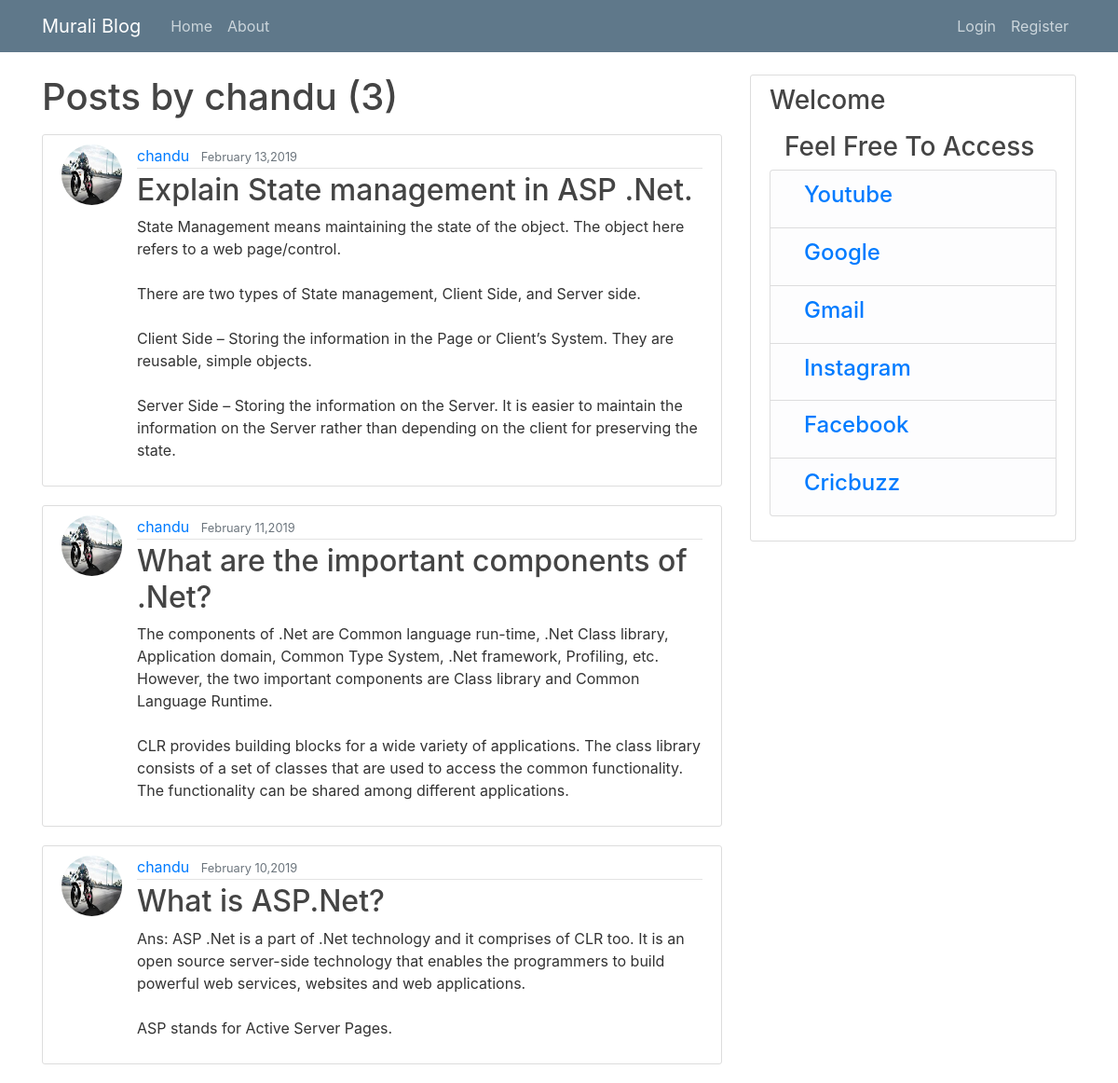
Page /user/chandu on the committed database.
### blog/models.py (models this page shows, shortened)
class Post(models.Model):
    title = models.CharField(max_length=64)
    content = models.TextField()
    date_posted = models.DateTimeField(default=timezone.now)
    auther=models.ForeignKey(User,on_delete=models.CASCADE)

### users/models.py (models this page shows, shortened)
class Profile(models.Model):
    user =models.OneToOneField(User,on_delete=models.CASCADE)
    image = models.ImageField(default='default.jpg',upload_to='profile_pics')

### blog/views.py (the view)
# urls.py: path('user/<str:username>', UserPostListView.as_view(), name='user-posts'),
class UserPostListView(ListView):
    model = Post
    template_name = 'blog/user_posts.html'
    context_object_name = 'posts'
    paginate_by = 3
    def get_queryset(self):
        user = get_object_or_404(User, username=self.kwargs.get('username'))
        return Post.objects.filter(auther=user).order_by('-date_posted')

### templates/blog/user_posts.html (shortened to what this page needs)
{% extends "blog/base.html" %}
{% block content %}
    <h1 class="mb-3">Posts by {{ view.kwargs.username }} ({{ page_obj.paginator.count }})</h1>
    {% for post in posts %}
        <article class="media content-section">
            <img class="rounded-circle article-img" src="{{ post.auther.profile.image.url }}">
          <div class="media-body">
            <div class="article-metadata">
              <a class="mr-2" href="{% url 'user-posts' post.auther.username %}">{{ post.auther }}</a>
              <small class="text-muted">{{ post.date_posted|date:"F d,Y"}}</small>
            </div>
            <h2><a class="article-title" href="{% url 'post-detail' post.id %}">{{ post.title }}</a></h2>
            <p class="article-content">{{ post.content }}</p>
          </div>
        </article>
    {% endfor %}
{% endblock content %}

### blog/static/blog/main.css (style rules this page uses)
body { background: #fafafa; color: #333333; margin-top: 5rem; }
h1, h2, h3, h4, h5, h6 { color: #444444; }
.content-section { background: #ffffff; padding: 10px 20px; border: 1px solid #dddddd; border-radius: 3px; margin-bottom: 20px; }
.article-title { color: #444444; }
.article-content { white-space: pre-line; }
.article-img { height: 65px; width: 65px; margin-right: 16px; }
.article-metadata { padding-bottom: 1px; margin-bottom: 4px; border-bottom: 1px solid #e3e3e3 }

### templates/blog/base.html (style rules this page uses)
body { background: url("https://images.unsplash.com/photo-1550072325-012d0e69e384?ixlib=rb-1.2.1&ixid=eyJhcHBfaWQiOjEyMDd9&auto=format&fit=crop&w=500&q=60"); background-size: cover; background-repeat: no-repeat; }

### rows in the picture
Post: auther.profile.image (picture), auther "chandu", date_posted "February 13,2019", title "Explain State management in ASP .Net.", content "State Management means maintaining the state of the object. The object here refers to a web page/control. There are two types of State management, Client Side, and Server side. Client Side – Storing the information in the Page or Client’s System. They are reusable, simple objects. Server Side – Storing the information on the Server. It is easier to maintain the information on the Server rather than depending on the client for preserving the state."
Post: auther.profile.image (picture), auther "chandu", date_posted "February 11,2019", title "What are the important components of .Net?", content "The components of .Net are Common language run-time, .Net Class library, Application domain, Common Type System, .Net framework, Profiling, etc. However, the two important components are Class library and Common Language Runtime. CLR provides building blocks for a wide variety of applications. The class library consists of a set of classes that are used to access the common functionality. The functionality can be shared among different applications."
Post: auther.profile.image (picture), auther "chandu", date_posted "February 10,2019", title "What is ASP.Net?", content "Ans: ASP .Net is a part of .Net technology and it comprises of CLR too. It is an open source server-side technology that enables the programmers to build powerful web services, websites and web applications. ASP stands for Active Server Pages."

### other values in the picture
{{ view.kwargs.username }} "chandu"
{{ page_obj.paginator.count }} "3"
